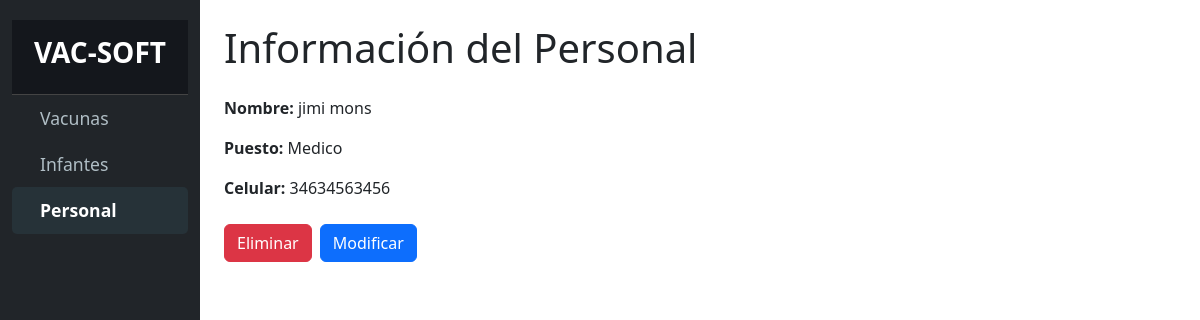
Before: /informacion_personal.php?id=1 with the older database file.
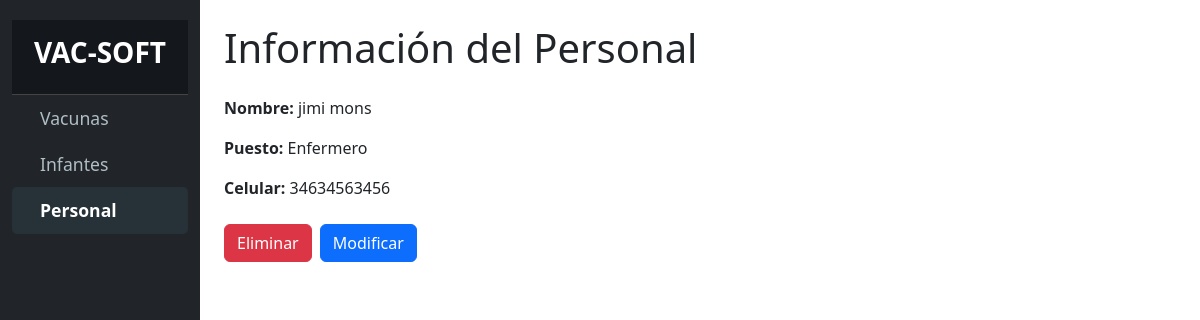
After: the same page with the newer database file.
### tables this page shows
CREATE TABLE `personal` (
  `id` bigint(20) NOT NULL,
  `puesto` text DEFAULT NULL,
  `nombre` text DEFAULT NULL,
  `apellido` text DEFAULT NULL,
  `numero_cedula_identidad` text DEFAULT NULL,
  `celular` varchar(15) DEFAULT NULL
);

### informacion_personal.php (the view, shortened to what this page needs)
<?php
include_once 'conexion.php';
$id_personal = $_GET['id'] ?? null;
$query = "SELECT id, nombre, apellido, puesto, celular FROM personal WHERE id = ?";
$stmt = $conn->prepare($query);
$stmt->bind_param("i", $id_personal);
$stmt->execute();
$result = $stmt->get_result();
$personal = $result->fetch_assoc();
?>
<!DOCTYPE html>
<html lang="es">
<head>
    <link rel="stylesheet" href="css/bootstrap.min.css">
    <link rel="stylesheet" href="css/styles.css">
</head>
<body>
    <div class="container-fluid">
        <div class="row">
            <nav id="sidebar" class="col-md-3 col-lg-2 d-md-block sidebar bg-dark">
                <div class="position-sticky">
                    <div class="sidebar-header p-3 text-center">
                        <h3 class="text-white"><strong>VAC-SOFT</strong></h3>
                    </div>
                    <ul class="nav flex-column">
                        <li class="nav-item">
                            <a class="nav-link" href="index.html">
                                <i class="bi bi-arrow-right-circle me-2"></i> Vacunas
                            </a>
                        </li>
                        <li class="nav-item">
                            <a class="nav-link" href="infantes.php">
                                <i class="bi bi-people me-2"></i> Infantes
                            </a>
                        </li>
                        <li class="nav-item">
                            <a class="nav-link active" href="personal.php">
                                <i class="bi bi-person-badge me-2"></i> Personal
                            </a>
                        </li>
                    </ul>
                </div>
            </nav>
            <main class="col-md-9 ms-sm-auto col-lg-10 px-md-4">
                <h1 class="mt-4 mb-4">Información del Personal</h1>
                <div class="mb-4">
                    <p><strong>Nombre:</strong>
                        <?php echo htmlspecialchars($personal['nombre'] . ' ' . $personal['apellido']); ?></p>
                    <p><strong>Puesto:</strong> <?php echo htmlspecialchars($personal['puesto']); ?></p>
                    <p><strong>Celular:</strong> <?php echo htmlspecialchars($personal['celular']); ?></p>
                </div>
                <div class="d-flex gap-2">
                    <button type="button" class="btn btn-danger" data-bs-toggle="modal"
                        data-bs-target="#modalEliminarPersonal">
                        Eliminar
                    </button>
                    <button type="button" class="btn btn-primary" data-bs-toggle="modal"
                        data-bs-target="#modalModificarPersonal">
                        Modificar
                    </button>
                </div>
            </main>
        </div>
    </div>
</body>
</html>

Changed rows visible on the page:
changed personal "jimi mons": puesto "Medico" → "Enfermero"
